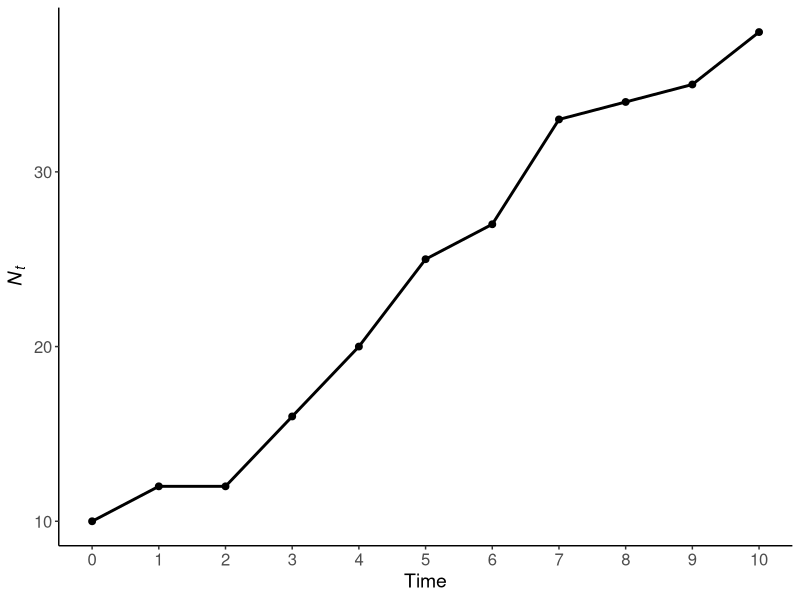
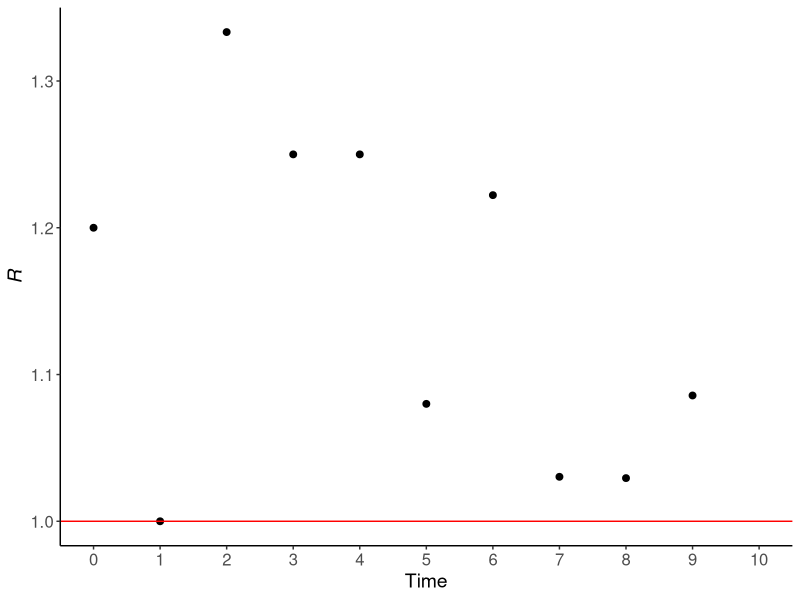
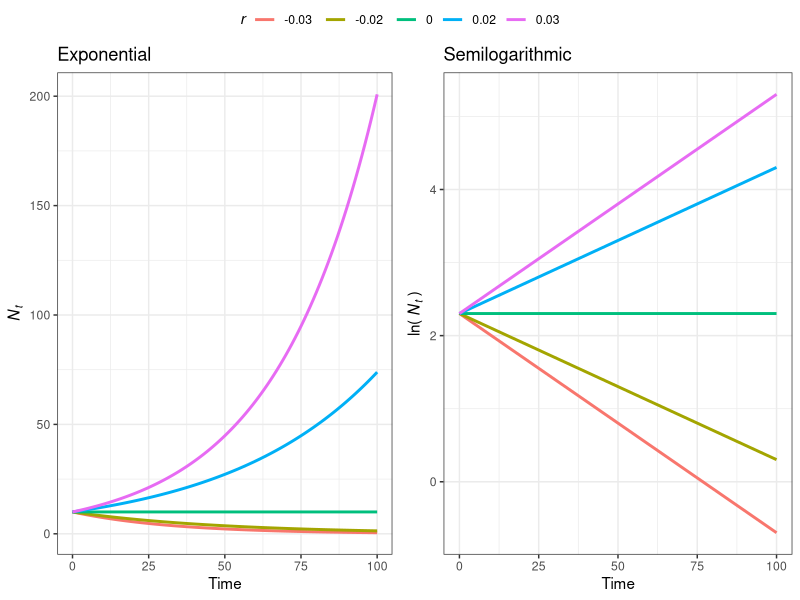

The R script that drew these images, in order:
# title: "Workshop 4: Density independent models"
# author: "BSC 6926 B53"
# date: "10/7/2024"

## Discrete Population models

# Discrete models assume that there are distinct generations. This is very common for populations that live in seasonal habitats - their reproduction is timed to the season, and they breed altogether in one bout. These populations experience geometric growth. Here the population at a given time point ($N_t$) is defined by the equation
# 
# $$ N_t = N_0\lambda^t$$ where $N_0$ is the starting population size, $\lambda$ is the finite growth rate of the population, and $t$ is the time step.

## Continuous population growth

# Not all populations have discrete reproduction, and therefore are continuously increasing. These populations experience exponential growth, and the population size at a given time ($N_t$) can be found with the equation
# 
# $$ N_t = N_0e^{rt} $$ where $N_0$ is the population size at time = 0, $r$ is the instantaneous per capita growth rate, and $t$ is time.

## Properties of density independent growth

# Comparing the methods for geometric (discrete) and exponential (continuous) growth models we find that $$ \lambda = e^r$$ or $$ ln\lambda = r $$ these relationships can be used to distinguish between $\lambda$ and $r$.
# 
# Based on the properties there are a few general rules\
# 
# -   no change in population: $r = 0$; $\lambda = 1$\
# -   population increase: $r > 0$; $\lambda > 1$\
# -   population decline: $r < 0$; $\lambda < 1$\

## `for` loops

# Because the equations for density independent growth are based on the population size the time step before. `for` loops are very useful when using these models in R.
# 
# For loops repeat a process for a certain number of iterations. These can be useful iterate over a dataset or when using information in a time series. The `for` loop works over the number sequence indicated and does the code within the loop (i.e. the body of the loop; inside of `{}`) for each number in the sequence. The iteration is typically indicated with `i`, but is just an object that is replaced at the beginning of each loop and can be anything.
# 
# Here is a simple example where we print the iterator `i` for each number in the sequence.

for(i in 1:10){ #Sequence
  print(i)      #body
}

# The iterator can be assigned to any object, and the sequence can be any vector of numbers.

for(turtle in 5:10){
  print(turtle)
}


# A common use of the iterator is to use it to index values to combine with other coding to repeatedly do a task.

for(flower in 1:nrow(iris)){
  cat('The species for this iteration is ',     #Adding text per row based on name species
      as.character(iris$Species[flower]), '\n') #note of importance of "\n
}



# The iterator can be combined with math (e.g. subtraction or addition) to call mulitple values in a specific order. This example uses the the *i*th term and the *i-1*th terms to complete a task.\
# **Note** This will be very useful in population models that depend upon previous time steps.

b = 1:10
for (i in 2:10){    #Call a section of vector to start sequence
  z = b[i] - b[i-1]
  
  cat('z =', z, 'b[i] =', b[i], 'b[i-1] =', b[i-1], '\n')
}


## Simulate a population

# Now we can use `for` loops to simulate a simple population.
# 
# We first create indicate our starting population size ($N_0$) and create a dataframe with all of our time steps and a column for the population size at each time step ($N_t$).


library(tidyverse)
N_0 = 10 
years = 10
pop = tibble(time = 0:years, Nt = NA) #Output vector size 10
pop$Nt[pop$time == 0] = N_0
pop


# We can use a `for` loop to go through each time point, randomly generate a number of individuals born from a Poisson distribution and add it to the populations size from the time before.\
# \*Note this simulation will change with each run because growth rate is randomly generated each time step.

for (t in 1:years){ #sequence 
  growth = rpois(1, lambda = 3) #extracting random value from Poisson Dist
  pop$Nt[pop$time == t] = growth + pop$Nt[pop$time == (t-1)]
}


ggplot(pop, aes(time, Nt))+
  geom_point(size = 2)+
  geom_line(linewidth = 1)+
  labs(x = 'Time', y = expression(italic(N[t])))+
  scale_x_continuous(breaks = seq(0,10,1))+
  theme_classic()+
  theme(axis.text = element_text(size = 12),
        axis.title = element_text(size = 14))


## Average growth rate

# In real populations $N_t/N_{t-1}$ are not constant. We can calculate the yearly $\lambda$ also referred to as the annual growth rate ($R$) which is $$R = N_{t+1}/N_t$$ This can be calculated within a `for` loop


# create column to store data
pop$R = NA

pop

for (i in 1:length(pop$time)){
  pop$R[i] = pop$Nt[i+1]/pop$Nt[i]
}

pop


# What $R$ is representing if $Nt$ is population size at Time $t$?\
# 
# $\lambda > 1$ for all years so the population is always growing\
# 
# This may be the case depending on the random draws from Poisson Distribution, which may include lower sequential values from starting point\

ggplot(pop, aes(time, R))+
  geom_point(size = 2)+
  geom_hline(yintercept = 1, color = 'red')+
  labs(x = 'Time', y = expression(italic(R)))+
  scale_x_continuous(breaks = seq(0,10,1))+
  theme_classic()+
  theme(axis.text = element_text(size = 12),
        axis.title = element_text(size = 14))


# This can also be done in `dpylr`\
# **Note the correction. Need to use the `lead()` function to** $N_{t+1}$**. The `lag()` function would be to represent** $N_{t-1}$**.**
  
pop = pop  |>  
  mutate(R2 = lead(Nt) / Nt)

pop


## Random sampling

### Random numbers

# In the above example we generated random growth from a Poisson distribution, but R can handle many other types.
# Since they are randomly generated, these numbers will be different each time. You can also use the `set.seed()` to repeat the answer.
rnorm(5, mean = 0, sd = 1)

runif(5, min = 0, max = 5)

rpois(10, lambda = 10)
rpois(10, lambda = 1:10)

rbinom(5, size = 2, prob = 0.5)
rbinom(5, size = 2, prob = 0.2)

# get same answer
rnorm(5, mean = 0, sd = 1)

set.seed(14)
rnorm(7, mean = 0, sd = 1)

set.seed(16)
rnorm(5, mean = 0, sd = 1)


# Packages like [truncnorm](https://www.rdocumentation.org/packages/truncnorm/versions/1.0-8/topics/truncnorm) can be useful for specialized cases of random number generation. In this case `truncnorm` generates numbers from a random normal distribution with within a minimum and maximum value. Note that there currently is not a


library(truncnorm)
# truncnorm to truncate normal distribution
rnorm(20, mean = 1, sd = 2)
truncnorm::rtruncnorm(20, mean = 1, sd = 2, a=-Inf, b=Inf)
truncnorm::rtruncnorm(20, mean = 1, sd = 2, a=0, b=2)


### Random selection

# Another type of random sampling is drawing from a sample from a vector and this can be done with `sample()` in base R with replacement or without replacement and based on certain probabilities.

# base R 
b = 1:10
sample(b, size =2, replace = F)

c = 1:5 
sample(c, size = 6, replace = T)

# from list
sample(c('good', 'bad'), size = 8, replace = T)

# change probability
sample(c('good', 'bad'), size = 8, replace = T, prob = c(0.2, 0.8))

# sample matrices from list 
m1 = matrix(c(6,5,4,3,2,1), ncol = 2)
m2 = matrix(c(1,2,3,4,5,6), ncol = 2)
m3 = matrix(c(1,2,3,4,5,6), ncol = 2, byrow = T)

m = list(m1, m2, m3)

sample(m, size = 4, replace = T)

sample(m, size = 4, replace = T, prob = c(0.8, 0.1, 0.1))

# `dplyr` has a useful function `sample_n()` that is specialized to work with dataframes and tibbles


#library(tidyverse)
df = tibble(cond = c('good', 'bad', 'ok'), prob = c(0.5, 0.3, 0.2))

df

dplyr::sample_n(df, size = 2, replace = F)

dplyr::sample_n(df, size = 3, replace = T)

dplyr::sample_n(df, size = 10, replace = T, weight = prob)


### Density independent continuous population models

# $r$ is the instantaneous per capita growth rate. It's value determines how population size will change over time.

# What are we doing here?

r = c(-0.03, -0.02, 0, 0.02, 0.03)

N_0 = 10
years= 100 #hundred time steps
pop = tibble(time = rep(0:years, times = length(r)),
              Nt = NA, growth = rep(r, each = years+1))
pop

for(i in seq_along(pop$time)){
  pop$Nt[i] = N_0  * exp(pop$growth[i] * pop$time[i])
}
pop


# Also can be done in `dplyr`

#Using dplyr
pop = pop  |>  
  mutate(Nt2 = N_0 * exp(growth*time), 
         ln.Nt = log(Nt2))
pop


# What ln.Nt is representing?
# 
# Let's see with ggplot


###Let's see it using ggplot
library(ggpubr)

a = ggplot(pop, aes(x = time, y = Nt, color = as.factor(growth))) +
  geom_line(linewidth = 1) +
  labs(x = 'Time', y = expression(italic(N[t])),
       color = expression(italic(r)),
       title = 'Exponential')+
  theme_bw()

b = ggplot(pop, aes(x = time, y = ln.Nt, color = as.factor(growth))) +
  geom_line(linewidth = 1) +
  labs(x = 'Time', y = expression('ln('~italic(N[t])~')'),
       color = expression(italic(r)),
       title = 'Semilogarithmic')+
  theme_bw()

# plot combined
ggarrange(a,b,
          nrow = 1,
          common.legend = T)


# Slope of line in b is $r$ (intrisic rate of increase)

## Exercises

# 1.  Download primer and open primer package. Upload the sparrows dataset from package and plot counts as function of years.
# 
# 2.  Calculate the annual rate of increase ($\lambda$) for each time step and plot $\lambda$ as function of years as a scatterplot\
# *Hint: Look at the `for` loop/dplyr examples above*
#   
# 3.  *Challenge*: Simulate a population with varying $\lambda$ at each time step.
